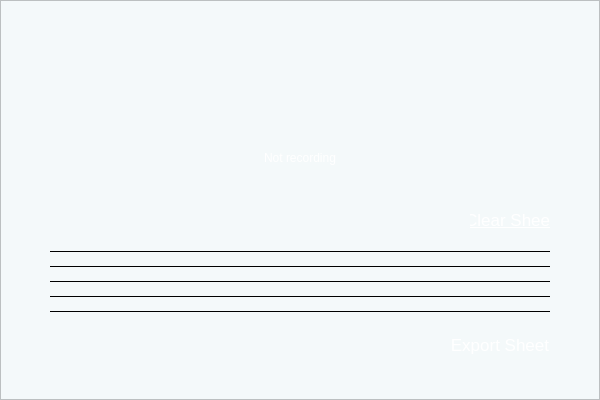
<?xml version="1.0" encoding="UTF-8"?>
<ui version="4.0">
 <class>mainWindow</class>
 <widget class="QMainWindow" name="mainWindow">
  <property name="geometry">
   <rect>
    <x>0</x>
    <y>0</y>
    <width>600</width>
    <height>400</height>
   </rect>
  </property>
  <property name="windowTitle">
   <string>MainWindow</string>
  </property>
  <property name="styleSheet">
   <string notr="true">background-color: rgb(244, 249, 250);</string>
  </property>
  <widget class="QWidget" name="centralwidget">
   <widget class="QFrame" name="mainWindowFrame">
    <property name="geometry">
     <rect>
      <x>0</x>
      <y>0</y>
      <width>600</width>
      <height>400</height>
     </rect>
    </property>
    <property name="styleSheet">
     <string notr="true">background: qlineargradient(
    x1: 0, y1: 0, x2: 1, y2: 1,
    stop: 0 rgba(50, 50, 50, 1), stop: 1 rgba(128, 128, 128, 1)
);</string>
    </property>
    <property name="frameShape">
     <enum>QFrame::StyledPanel</enum>
    </property>
    <property name="frameShadow">
     <enum>QFrame::Raised</enum>
    </property>
    <widget class="QPushButton" name="defenitionsButton">
     <property name="geometry">
      <rect>
       <x>10</x>
       <y>10</y>
       <width>70</width>
       <height>70</height>
      </rect>
     </property>
     <property name="font">
      <font>
       <family>Arial</family>
       <underline>false</underline>
      </font>
     </property>
     <property name="styleSheet">
      <string notr="true">background: none;
border: none;
color: black;</string>
     </property>
     <property name="text">
      <string/>
     </property>
     <property name="icon">
      <iconset>
       <normaloff>../images/settingsWhiteMode.png</normaloff>../images/settingsWhiteMode.png</iconset>
     </property>
     <property name="iconSize">
      <size>
       <width>25</width>
       <height>25</height>
      </size>
     </property>
    </widget>
    <widget class="QLabel" name="recordingLabel">
     <property name="geometry">
      <rect>
       <x>250</x>
       <y>150</y>
       <width>100</width>
       <height>16</height>
      </rect>
     </property>
     <property name="styleSheet">
      <string notr="true">color: white;
font: 13pt &quot;Arial&quot;;
background: none;</string>
     </property>
     <property name="text">
      <string>Not recording</string>
     </property>
     <property name="alignment">
      <set>Qt::AlignCenter</set>
     </property>
    </widget>
    <widget class="Line" name="line4">
     <property name="geometry">
      <rect>
       <x>50</x>
       <y>265</y>
       <width>500</width>
       <height>2</height>
      </rect>
     </property>
     <property name="styleSheet">
      <string notr="true">color: black;</string>
     </property>
     <property name="frameShadow">
      <enum>QFrame::Plain</enum>
     </property>
     <property name="orientation">
      <enum>Qt::Horizontal</enum>
     </property>
    </widget>
    <widget class="Line" name="line3">
     <property name="geometry">
      <rect>
       <x>50</x>
       <y>280</y>
       <width>500</width>
       <height>2</height>
      </rect>
     </property>
     <property name="styleSheet">
      <string notr="true">color: black;</string>
     </property>
     <property name="frameShadow">
      <enum>QFrame::Plain</enum>
     </property>
     <property name="orientation">
      <enum>Qt::Horizontal</enum>
     </property>
    </widget>
    <widget class="Line" name="line2">
     <property name="geometry">
      <rect>
       <x>50</x>
       <y>295</y>
       <width>500</width>
       <height>2</height>
      </rect>
     </property>
     <property name="styleSheet">
      <string notr="true">color: black;</string>
     </property>
     <property name="frameShadow">
      <enum>QFrame::Plain</enum>
     </property>
     <property name="orientation">
      <enum>Qt::Horizontal</enum>
     </property>
    </widget>
    <widget class="Line" name="line1">
     <property name="geometry">
      <rect>
       <x>50</x>
       <y>310</y>
       <width>500</width>
       <height>2</height>
      </rect>
     </property>
     <property name="styleSheet">
      <string notr="true">color: black;</string>
     </property>
     <property name="frameShadow">
      <enum>QFrame::Plain</enum>
     </property>
     <property name="orientation">
      <enum>Qt::Horizontal</enum>
     </property>
    </widget>
    <widget class="Line" name="line5">
     <property name="geometry">
      <rect>
       <x>50</x>
       <y>250</y>
       <width>500</width>
       <height>2</height>
      </rect>
     </property>
     <property name="styleSheet">
      <string notr="true">color: black;</string>
     </property>
     <property name="frameShadow">
      <enum>QFrame::Plain</enum>
     </property>
     <property name="orientation">
      <enum>Qt::Horizontal</enum>
     </property>
    </widget>
    <widget class="QPushButton" name="microphoneButton">
     <property name="geometry">
      <rect>
       <x>265</x>
       <y>70</y>
       <width>70</width>
       <height>70</height>
      </rect>
     </property>
     <property name="font">
      <font>
       <family>Arial</family>
       <underline>false</underline>
      </font>
     </property>
     <property name="styleSheet">
      <string notr="true">background: none;
border: none;
color: black;</string>
     </property>
     <property name="text">
      <string/>
     </property>
     <property name="icon">
      <iconset>
       <normaloff>../images/microphoneOff.png</normaloff>../images/microphoneOff.png</iconset>
     </property>
     <property name="iconSize">
      <size>
       <width>120</width>
       <height>120</height>
      </size>
     </property>
    </widget>
    <widget class="QPushButton" name="logoButton">
     <property name="geometry">
      <rect>
       <x>510</x>
       <y>10</y>
       <width>70</width>
       <height>70</height>
      </rect>
     </property>
     <property name="font">
      <font>
       <family>Arial</family>
       <underline>false</underline>
      </font>
     </property>
     <property name="styleSheet">
      <string notr="true">background: none;
border: none;
color: black;</string>
     </property>
     <property name="text">
      <string/>
     </property>
     <property name="icon">
      <iconset>
       <normaloff>../images/icon.png</normaloff>../images/icon.png</iconset>
     </property>
     <property name="iconSize">
      <size>
       <width>70</width>
       <height>70</height>
      </size>
     </property>
    </widget>
    <widget class="QLabel" name="gClave">
     <property name="geometry">
      <rect>
       <x>50</x>
       <y>235</y>
       <width>50</width>
       <height>95</height>
      </rect>
     </property>
     <property name="styleSheet">
      <string notr="true">background: none;</string>
     </property>
     <property name="text">
      <string/>
     </property>
     <property name="pixmap">
      <pixmap>../images/gClave.png</pixmap>
     </property>
     <property name="scaledContents">
      <bool>true</bool>
     </property>
    </widget>
    <widget class="QPushButton" name="clearSheetButton">
     <property name="geometry">
      <rect>
       <x>470</x>
       <y>210</y>
       <width>80</width>
       <height>20</height>
      </rect>
     </property>
     <property name="font">
      <font>
       <family>Arial</family>
       <pointsize>13</pointsize>
       <italic>false</italic>
       <bold>false</bold>
       <underline>true</underline>
      </font>
     </property>
     <property name="autoFillBackground">
      <bool>false</bool>
     </property>
     <property name="styleSheet">
      <string notr="true">background:none;
border: none;
color: white;
font: 13pt &quot;Arial&quot;;
</string>
     </property>
     <property name="text">
      <string>Clear Sheet</string>
     </property>
     <property name="iconSize">
      <size>
       <width>25</width>
       <height>25</height>
      </size>
     </property>
    </widget>
    <widget class="QPushButton" name="exportButton">
     <property name="geometry">
      <rect>
       <x>450</x>
       <y>330</y>
       <width>100</width>
       <height>30</height>
      </rect>
     </property>
     <property name="font">
      <font>
       <family>Arial</family>
       <pointsize>13</pointsize>
       <italic>false</italic>
       <bold>false</bold>
       <underline>false</underline>
      </font>
     </property>
     <property name="autoFillBackground">
      <bool>false</bool>
     </property>
     <property name="styleSheet">
      <string notr="true">font: 13pt &quot;Arial&quot;;
color: white; 
background: qradialgradient(
    cx: 0.3, cy: -0.4, fx: 0.3, fy: -0.4,
    radius: 1.35, stop: 0 rgba(25, 81, 68, 1), stop: 1 rgba(57, 148, 127, 1)
);

border-radius: 10%;</string>
     </property>
     <property name="text">
      <string>Export Sheet</string>
     </property>
     <property name="iconSize">
      <size>
       <width>25</width>
       <height>25</height>
      </size>
     </property>
    </widget>
    <zorder>defenitionsButton</zorder>
    <zorder>recordingLabel</zorder>
    <zorder>line4</zorder>
    <zorder>line3</zorder>
    <zorder>line2</zorder>
    <zorder>line1</zorder>
    <zorder>line5</zorder>
    <zorder>microphoneButton</zorder>
    <zorder>logoButton</zorder>
    <zorder>clearSheetButton</zorder>
    <zorder>exportButton</zorder>
    <zorder>gClave</zorder>
   </widget>
  </widget>
 </widget>
 <resources/>
 <connections/>
</ui>
